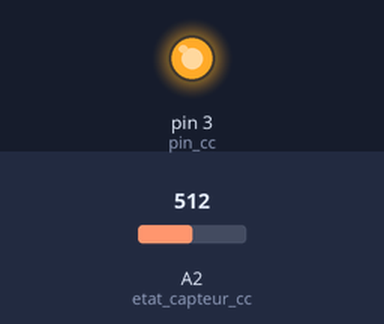
A sketch run on a simulated Arduino Uno, built with avr-gcc and run on an emulated ATmega328P. On the bench: output pins drawn as LEDs (lit = HIGH). The test bench sets the inputs (shaded band); at power-on: A2 (etat_capteur_cc) = 512. What the sketch prints to the serial monitor is not drawn.

Above: at 0.1 s.
Timing chart, 0 to 1.6 s (numbered marks = the images above):
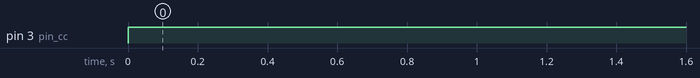

Measured:
- by itself, pin 3 (pin_cc): LOW → HIGH at 0.00 s

The sketch:

programme__capteur_compteur_cases_v2_ino.ino
```cpp
// programme calculant le nombre de cases parcourues par le robot
// programme non fonctionnel


int nombre_cases = 1;          // déclaration de la variable contenant le nombre de cases parcourues, vaut 1 car au début le robot est sur une case
int etat_capteur_cc = A2;      // déclaration de la variable contenant l'état du capteur compteur de cases
int new_etat_capteur_cc = A2;  // déclaration de la variable contenant le nouvel état du capteur compteur de cases
int pin_cc = 3;  //déclaration de la pine où est branché le capteur
int c = 0;    //variable contenant la valeur de la variable etat_capteur_cc
int d = 0;  //variable contenant la valeur de la variable new_etat_capteur_cc


void setup()
{
  Serial.begin(9600);
  pinMode(pin_cc, OUTPUT);
}

void loop()
{
  int ce = 0;  // variable contenant la valeur 1 ou 0 case noire ou blanche de la variable etat_capteur_cc
  int de = 0;  // variable contenant la valeur 1 ou 0 case noire ou blanche de la variable new_etat_capteur_cc

  digitalWrite(pin_cc, HIGH);
  c = analogRead(etat_capteur_cc);  // lecture de l'etat du capteur compteur de cases (valeur entre 0 et 1023)
  delay(100);
  d = analogRead(new_etat_capteur_cc);  //lecture du nouvel etat du capteur
  delay(100);

  if(c > 600)  // donne la valeur 0 ou 1 si la case est noire ou blanche
 {
   ce = 1;
 }
 else
 {
   ce = 0;
 }

 if( d > 600)
 {
   de = 1;
 }
 else
{
  de = 0;
}
  if( ce != de)
  {
   nombre_cases = nombre_cases + 1;  // si la case n'est pas de meme couleur on a parcouru une case on fait + 1
  }

  Serial.println(nombre_cases);
}
```
